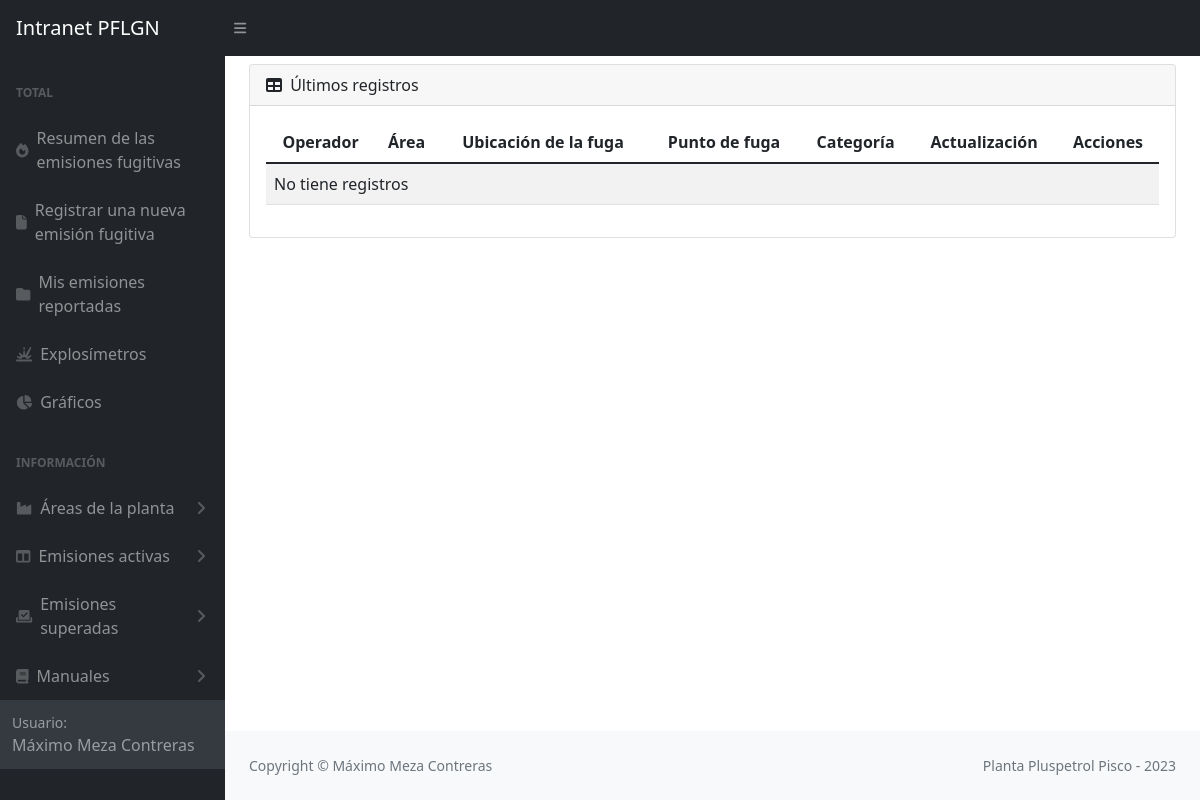
The page /listaEmisionesG3/ (signed in) on the database as committed earlier.
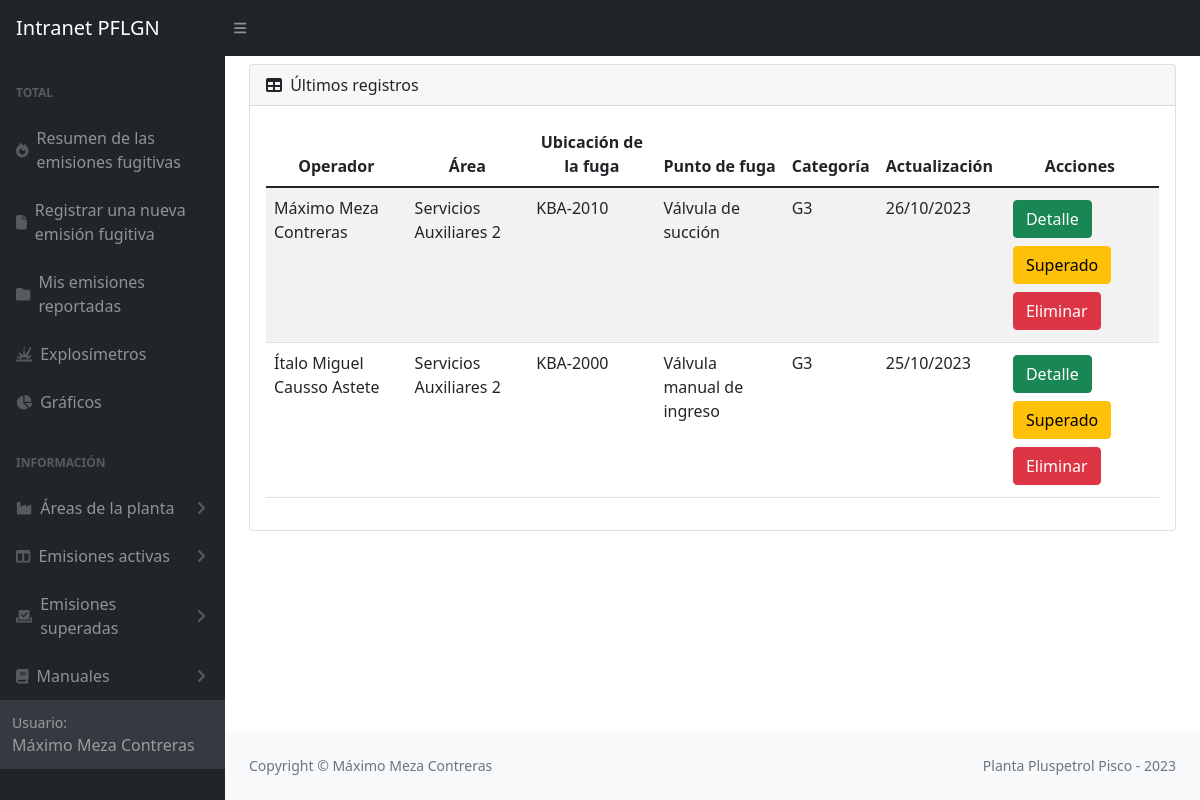
The same page on the database as committed later.
### emisiones/models.py (models this page shows, shortened)
class Emision(models.Model):
    site = models.CharField(max_length=20, choices=SITE_CHOICES, default='Pisco')
    yacimiento = models.CharField(max_length=100, choices=YACIMIENTO_CHOICES, default='Pisco')
    area = models.CharField(max_length=100)
    sistema = models.CharField(max_length=100)
    ubicacion = models.TextField(max_length=200)
    fuga = models.TextField(max_length=300)
    fluido = models.CharField(max_length=100)
    sustancia = models.CharField(max_length=100)
    componente = models.CharField(max_length=100)
    instalacion = models.CharField(max_length=100)
    tamAccesorio = models.CharField(max_length=100)
    medicion = models.PositiveIntegerField()
    medicion15 = models.CharField(max_length=100)
    presion = models.CharField(max_length=100)
    ciclado = models.CharField(max_length=50)
    ignicion = models.CharField(max_length=50)
    localizacion = models.CharField(max_length=50)
    usuario = models.ForeignKey(User, on_delete=models.SET_NULL, null=True)
    fechaReporte = models.DateField()
    updated_at = models.DateTimeField(null=True)
    created_at = models.DateField(auto_now_add=True,null=True)
    emisionSuperada = models.BooleanField(default=False)
    FCF = models.PositiveSmallIntegerField(null=True)
    categoria = models.CharField(max_length=10, null=True)
    imagen = models.ImageField(upload_to='imagenesEmisiones', null=True)

### emisiones/views.py (the view)
# urls.py: path('listaEmisionesG3/', views.listaEmisionesG3, name='listaEmisionesG3'),
@login_required
def listaEmisionesG3(request):
    Emisiones = Emision.objects.filter(categoria='G3').order_by('-updated_at')
    return render (request, 'activaG3Emisiones.html',{'Emisiones' : Emisiones})

### emisiones/templates/activaG3Emisiones.html (shortened to what this page needs)
{% extends 'partials/_barraLateralEmisiones.html' %}
{% block content %}
<div class="container mt-2">
    <main>
        <div class="card mb-4">
            <div class="card-header">
                <i class="fas fa-table me-1"></i>
                Últimos registros
            </div>
            <div class="card-body">
                <table class="table table-striped table-responsive" id="datatablesSimple">
                    <thead>
                        <tr>
                            <th>Operador</th>
                            <th>Área</th>
                            <th>Ubicación de la fuga</th>
                            <th>Punto de fuga</th>
                            <th>Categoría</th>
                            <th>Actualización</th>
                            <th>Acciones</th>
                        </tr>
                    </thead>
                    <tbody>
                        {% for Emision in Emisiones %}
                        <tr>
                            <td>{{Emision.usuario.first_name}} {{Emision.usuario.last_name}} </td>
                            <td>{{Emision.area}}</td>
                            <td>{{Emision.ubicacion}}</td>
                            <td>{{Emision.fuga}}</td>
                            <td>{{Emision.categoria}}</td>
                            <td>{{Emision.created_at|date:'d/m/Y'}}</td>
                            <td>
                                <button type="button" class="btn btn-success m-1"><a style="color: white; text-decoration:none"  href="{% url 'detalleEmisiones' Emision.id %}">Detalle</a></button>
                                <button type="button" class="btn btn-warning m-1"><a style="color: black; text-decoration:none"  href="#">Superado</a></button>
                                <form id='formEliminarEmision' action="{% url 'eliminarEmisiones' Emision.id %}" method="post">
                                    <button type="button" class="btn btn-danger m-1"><a style="color: white; text-decoration:none"  href="{% url 'eliminarEmisiones' Emision.id %}">Eliminar</a></button>
                                </form>
                            </td>
                        </tr>
                        {% empty %}
                            <td colspan="7">No tiene registros</td>
                        {% endfor %}
                    </tbody>
                </table>
            </div>
        </div>
    </main>
{% endblock %}

Rows that differ between the two databases and show on the page:
added Emision: usuario.first_name "Máximo", usuario.last_name "Meza Contreras", area "Servicios Auxiliares 2", ubicacion "KBA-2010", fuga "Válvula de succión", categoria "G3", created_at "26/10/2023"
added Emision: usuario.first_name "Ítalo Miguel", usuario.last_name "Causso Astete", area "Servicios Auxiliares 2", ubicacion "KBA-2000", fuga "Válvula manual de ingreso", categoria "G3", created_at "25/10/2023"
Other text that changed with them:
text no longer shown: "No tiene registros"
